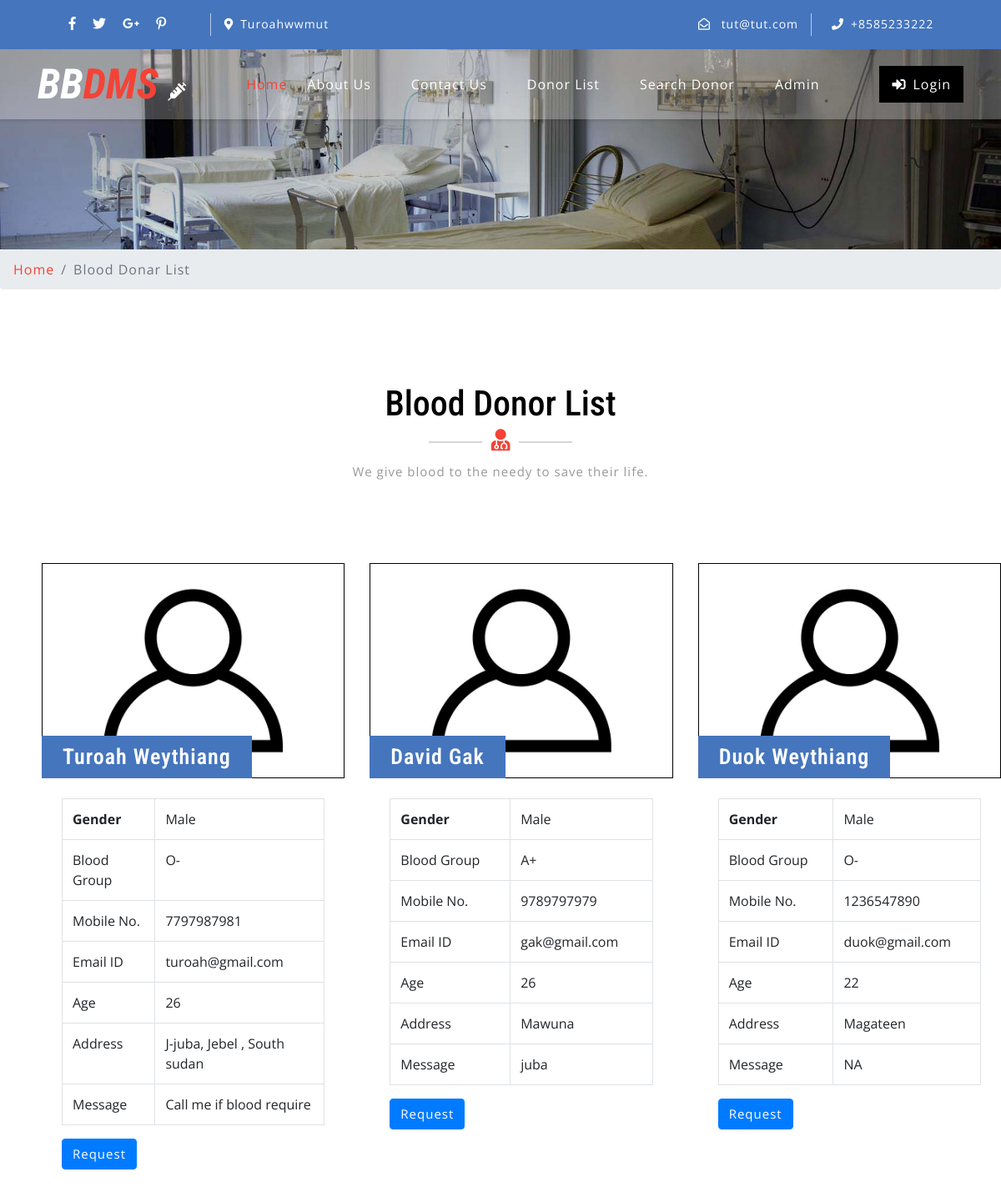
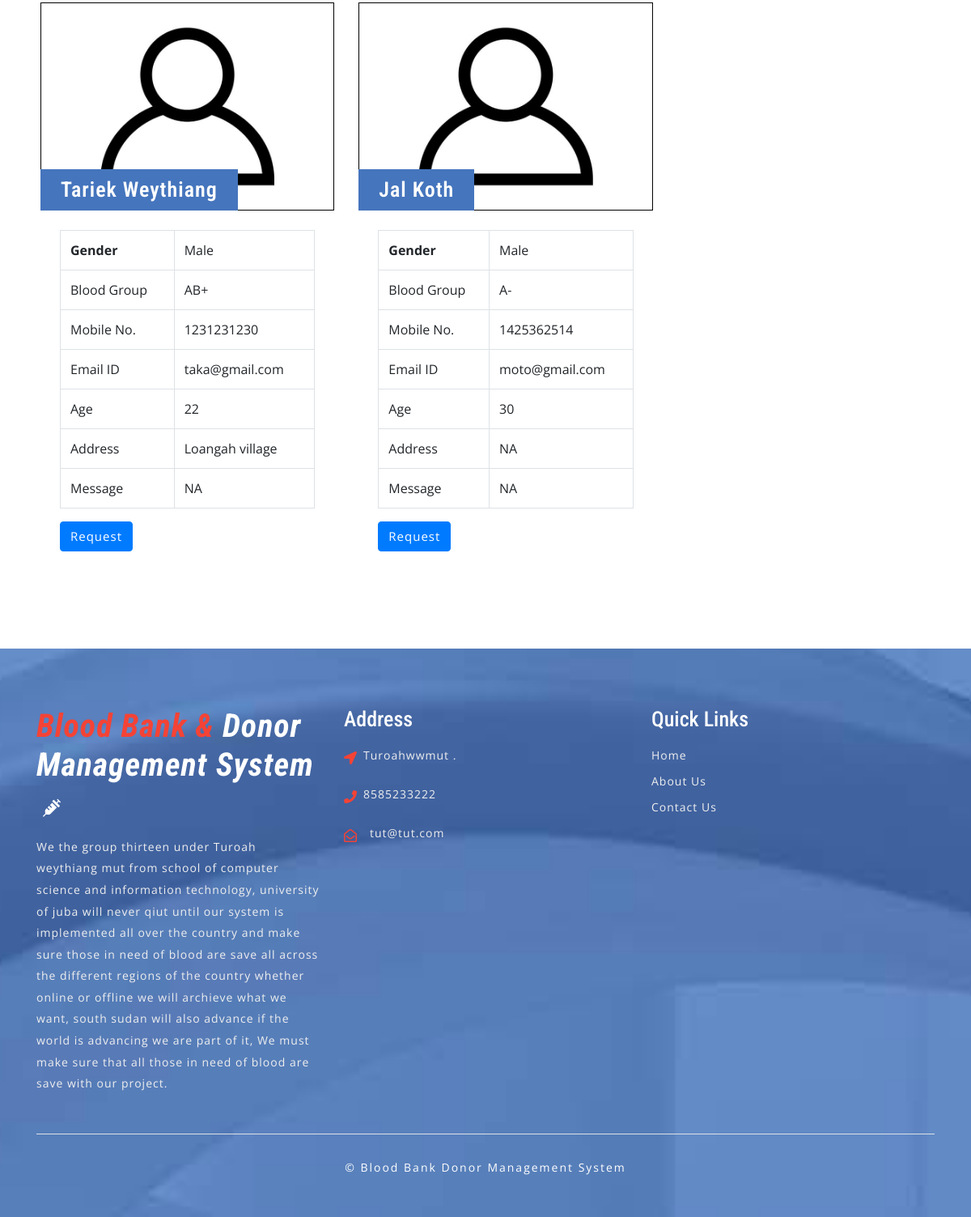
The app's page /bbdms/donor-list.php with its own data (2 pictures, top to bottom).
### tables this page shows
CREATE TABLE `tblcontactusinfo` (
  `id` int(11) NOT NULL,
  `Address` tinytext DEFAULT NULL,
  `EmailId` varchar(255) DEFAULT NULL,
  `ContactNo` char(11) DEFAULT NULL
);

CREATE TABLE `tblblooddonars` (
  `id` int(11) NOT NULL,
  `FullName` varchar(100) DEFAULT NULL,
  `MobileNumber` char(11) DEFAULT NULL,
  `EmailId` varchar(100) DEFAULT NULL,
  `Gender` varchar(20) DEFAULT NULL,
  `Age` int(11) DEFAULT NULL,
  `BloodGroup` varchar(20) DEFAULT NULL,
  `Address` varchar(255) DEFAULT NULL,
  `Message` mediumtext DEFAULT NULL,
  `PostingDate` timestamp NOT NULL DEFAULT current_timestamp(),
  `status` int(1) DEFAULT NULL,
  `Password` varchar(250) DEFAULT NULL
);

### bbdms/donor-list.php (the view, shortened to what this page needs)
<?php
include('includes/config.php');
?>
<!DOCTYPE html>
<html lang="zxx">
<head>
	<link rel="stylesheet" href="css/bootstrap.css">
	<link rel="stylesheet" href="css/style.css" type="text/css" media="all" />
	<link rel="stylesheet" href="css/fontawesome-all.css">
</head>
<body>
	<?php include('includes/header.php');?>
	<div class="inner-banner-w3ls">
	</div>
	<div class="breadcrumb-agile">
		<div aria-label="breadcrumb">
			<ol class="breadcrumb">
				<li class="breadcrumb-item">
					<a href="index.php">Home</a>
				</li>
				<li class="breadcrumb-item active" aria-current="page">Blood Donar List</li>
			</ol>
		</div>
	</div>
	<div class="agileits-contact py-5">
		<div class="py-xl-5 py-lg-3">
			<div class="w3ls-titles text-center mb-5">
				<h3 class="title">Blood Donor List</h3>
				<span>
					<i class="fas fa-user-md"></i>
				</span>
				<p class="mt-2">We give blood to the needy to save their life.</p>
			</div>
			<div class="d-flex">
				<div class="row package-grids mt-5" style="padding-left: 50px;">
				<?php
$status=1;
$sql = "SELECT * from tblblooddonars where status=:status";
$query = $dbh -> prepare($sql);
$query->bindParam(':status',$status,PDO::PARAM_STR);
$query->execute();
$results=$query->fetchAll(PDO::FETCH_OBJ);
if($query->rowCount() > 0)
{
foreach($results as $result)
{ ?>
				<div class="col-md-4 pricing">
					<div class="price-top">
							<img src="images/blood-donor.jpg" alt="Blood Donot" style="border:1px #000 solid" class="img-fluid" />
						<h3><?php echo htmlentities($result->FullName);?>
						</h3>
					</div>
					<div class="price-bottom p-4">
<table class="table table-bordered">
    <tbody>
      <tr>
        <th>Gender</th>
        <td><?php echo htmlentities($result->Gender);?></td>
      </tr>
      <tr>
        <td>Blood Group</td>
        <td><?php echo htmlentities($result->BloodGroup);?></td>
      </tr>
      <tr>
        <td>Mobile No.</td>
        <td><?php echo htmlentities($result->MobileNumber);?></td>
      </tr>
         <tr>
        <td>Email ID</td>
        <td><?php echo htmlentities($result->EmailId);?></td>
      </tr>
               <tr>
        <td>Age</td>
        <td><?php echo htmlentities($result->Age);?></td>
      </tr>
        <tr>
        <td>Address</td>
        <td><?php echo htmlentities($result->Address);?></td>
      </tr>
<tr>
        <td>Message</td>
        <td><?php echo htmlentities($result->Message);?></td>
      </tr>
    </tbody>
</table>
<a class="btn btn-primary" style="color:#fff"  href="contact-blood.php?cid=<?php echo $result->id;?>">Request</a>
					</div>
				</div><br>
			<?php }} ?>
			</div>
			</div>
		</div>
	</div>
	<?php include('includes/footer.php');?>
</body>
</html>

### bbdms/includes/header.php (shortened to what this page needs)
    <header>
        <div class="top-bar py-3">
            <div class="container">
                <div class="row">
                    <div class="col-lg-7 top-social-agile">
                        <div class="row">
                            <ul class="col-lg-4 col-6 top-right-info text-center">
                                <li>
                                    <a href="#">
                                        <i class="fab fa-facebook-f"></i>
                                    </a>
                                </li>
                                <li class="mx-3">
                                    <a href="#">
                                        <i class="fab fa-twitter"></i>
                                    </a>
                                </li>
                                <li>
                                    <a href="#">
                                        <i class="fab fa-google-plus-g"></i>
                                    </a>
                                </li>
                                <li class="ml-3">
                                    <a href="#">
                                        <i class="fab fa-pinterest-p"></i>
                                    </a>
                                </li>
                            </ul><?php
$sql = "SELECT * from tblcontactusinfo";
$query = $dbh -> prepare($sql);
$query->execute();
$results=$query->fetchAll(PDO::FETCH_OBJ);
if($query->rowCount() > 0)
{
foreach($results as $result)
{ ?>
                            <div class="col-6 header-top_w3layouts pl-3 text-lg-left text-center">
                                <p class="text-white">
                                    <i class="fas fa-map-marker-alt mr-2"></i><?php  echo $result->Address; ?></p>
                            </div>
                        </div>
                    </div>
                    <div class="col-lg-5 top-social-agile text-lg-right text-center">
                        <div class="row">
                            <div class="col-lg-7 col-6 top-w3layouts">
                                <p class="text-white">
                                    <i class="far fa-envelope-open mr-2"></i>
                                    <a href="mailto:info@example.com" class="text-white"><?php  echo $result->EmailId; ?></a>
                                </p>
                            </div>
                            <div class="col-lg-5 col-6 header-w3layouts pl-4 text-lg-left">
                                <p class="text-white">
                                    <i class="fas fa-phone mr-2"></i>+<?php  echo $result->ContactNo; ?></p>
                            </div>
                        </div><?php } } ?>
                    </div>
                </div>
            </div>
        </div>
    </header>
    <div id="home">
        <div class="main-top py-1">
            <nav class="navbar navbar-expand-lg navbar-light fixed-navi">
                <div class="container">
                    <h1>
                        <a class="navbar-brand font-weight-bold font-italic" href="index.php">
                            <span>BB</span>DMS
                            <i class="fas fa-syringe"></i>
                        </a>
                    </h1>
                    <div class="collapse navbar-collapse text-center" id="navbarSupportedContent">
                        <ul class="navbar-nav ml-lg-auto">
                            <li class="nav-item active mt-lg-0 mt-3">
                                <a class="nav-link" href="index.php">Home
                                </a>
                            </li>
                            <li class="nav-item mx-lg-4 my-lg-0 my-3">
                                <a class="nav-link" href="about.php">About Us</a>
                            </li>
                            <li class="nav-item mx-lg-4 my-lg-0 my-3">
                                <a class="nav-link" href="contact.php">Contact Us</a>
                            </li>
                            <li class="nav-item mx-lg-4 my-lg-0 my-3">
                                <a class="nav-link" href="donor-list.php">Donor List</a>
                            </li>
                            <li class="nav-item mx-lg-4 my-lg-0 my-3">
                                <a class="nav-link" href="search-donor.php">Search Donor</a>
                            </li>
                            <?php if (strlen($_SESSION['bbdmsdid']==0)) {?>
                            <li class="nav-item mx-lg-4 my-lg-0 my-3">
                                <a class="nav-link" href="admin/index.php">Admin</a>
                            </li>
                        </ul>
                        <a href="login.php" class="login-button ml-lg-5 mt-lg-0 mt-4 mb-lg-0 mb-3" >
                            <i class="fas fa-sign-in-alt mr-2"></i>Login</a><?php } ?>
                    </div>
                </div>
            </nav>
        </div>
    </div>

### bbdms/includes/footer.php (shortened to what this page needs)
<footer>
    <div class="w3ls-footer-grids pt-sm-4 pt-3">
      <div class="container py-xl-5 py-lg-3">
        <div class="row">
          <div class="col-md-4 w3l-footer">
            <h2 class="mb-sm-3 mb-2">
              <a href="index.php" class="text-white font-italic font-weight-bold">
                <span>Blood Bank & </span>Donor Management System
                <i class="fas fa-syringe ml-2"></i>
              </a>
            </h2>
            <p>We the group thirteen under Turoah weythiang mut from school of computer science and information technology, university of juba will never qiut until our system is implemented all over the country and make sure those in need of blood are save all across the different regions of the country whether online or offline we will archieve what we want,
          south sudan will also advance if the world is advancing we are part of it,
              We must make sure that all those in need of blood are save with our project.</p>
          </div>
          <div class="col-md-4 w3l-footer my-md-0 my-4">
            <h3 class="mb-sm-3 mb-2 text-white">Address</h3>
            <ul class="list-unstyled">
              <?php
$sql = "SELECT * from tblcontactusinfo";
$query = $dbh -> prepare($sql);
$query->execute();
$results=$query->fetchAll(PDO::FETCH_OBJ);
if($query->rowCount() > 0)
{
foreach($results as $result)
{ ?>
              <li>
                <i class="fas fa-location-arrow float-left"></i>
                <p class="ml-4">
                  <span><?php  echo $result->Address; ?>. </p>
                <div class="clearfix"></div>
              </li>
              <li class="my-3">
                <i class="fas fa-phone float-left"></i>
                <p class="ml-4"><?php  echo $result->ContactNo; ?></p>
                <div class="clearfix"></div>
              </li>
              <li>
                <i class="far fa-envelope-open float-left"></i>
                <a href="mailto:info@example.com" class="ml-3"><?php  echo $result->EmailId; ?></a>
                <div class="clearfix"></div>
              </li>
            <?php } } ?></ul>
          </div>
          <div class="col-md-4 w3l-footer">
            <h3 class="mb-sm-3 mb-2 text-white">Quick Links</h3>
            <div class="nav-w3-l">
              <ul class="list-unstyled">
                <li>
                  <a href="index.php">Home</a>
                </li>
                <li class="mt-2">
                  <a href="about.php">About Us</a>
                </li>
                <li class="mt-2">
                  <a href="contact.php">Contact Us</a>
                </li>
              </ul>
            </div>
          </div>
        </div>
        <div class="border-top mt-5 pt-lg-4 pt-3 pb-lg-0 pb-3 text-center">
          <p class="copy-right-grids mt-lg-1">©  Blood Bank Donor Management System
          </p>
        </div>
      </div>
    </div>
  </footer>

### bbdms/css/style.css (style rules this page uses)
body { padding: 0; margin: 0; background: #FFF; font-family: 'Open Sans', sans-serif; }
body a { transition: 0.5s all; -webkit-transition: 0.5s all; -moz-transition: 0.5s all; -o-transition: 0.5s all; -ms-transition: 0.5s all; text-decoration: none; }
h1, h2, h3, h4, h5, h6 { margin: 0; padding: 0; font-family: 'Roboto Condensed', sans-serif; }
p { margin: 0; padding: 0; font-family: 'Open Sans', sans-serif; font-size: 15px; letter-spacing: 1px; line-height: 1.9; color: #999; }
ul, ol { margin: 0; padding: 0; }
.top-bar { background: #4575bd; }
.top-right-info li i { color: #fff; transition: 0.5s all; -webkit-transition: 0.5s all; -moz-transition: 0.5s all; -o-transition: 0.5s all; -ms-transition: 0.5s all; }
.top-right-info li { display: inline-block; }
.header-top_w3layouts p, .header-w3layouts p, .top-w3layouts p { font-size: 14px; }
.header-top_w3layouts, .header-w3layouts { border-left: 1px solid rgba(255, 255, 255, 0.63); }
div#home { position: relative; }
.main-top { position: absolute; z-index: 999; width: 100%; background: rgba(255, 255, 255, 0.26); box-shadow: 0 2px 3px 0 rgba(0, 0, 0, 0.1); -webkit-transition: background-color .1s ease-in-out; -moz-transition: background-color .1s ease-in-out; -ms-transition: background-color .1s ease-in-out; -o-transition: background-color .1s ease-in-out; transition: background-color .1s ease-in-out; }
.navbar-light .navbar-nav .nav-link { padding: 0; color: #fff; background: transparent; font-size: 16px; letter-spacing: 1px; }
.navbar-light .navbar-nav .show>.nav-link, .navbar-light .navbar-nav .active>.nav-link, .navbar-light .navbar-nav .nav-link.show, .navbar-light .navbar-nav .nav-link.active, .navbar-light .navbar-nav .nav-link:hover, .navbar-light .navbar-nav .nav-link:focus { color: #f44336; }
nav.fixed-navi ul { list-style: none; margin: 0; padding: 0; }
nav.fixed-navi ul li { float: left; }
a.navbar-brand { color: #f44336; font-size: 50px; padding: 0; }
.navbar-light .navbar-brand, .navbar-light .navbar-brand:hover, .navbar-light .navbar-brand:focus, .w3l-footer h2 a span { color: #f44336; }
a.navbar-brand span { color: #fff; }
a.navbar-brand i, .w3l-footer h2 a i { color: #fff; font-size: 22px; }
a.login-button { color: #fff; letter-spacing: 1px; font-size: 16px; padding: 10px 15px; background: #000; display: inline-block; }
h3.title { color: #000; font-size: 42px; }
.w3ls-titles span { position: relative; }
.w3ls-titles span:before { content: " "; background: #d6d6d6; width: 64px; height: 2px; position: absolute; top: 9px; left: -75px; }
.w3ls-titles span:after { content: " "; background: #d6d6d6; width: 64px; height: 2px; position: absolute; top: 9px; right: -75px; }
.w3ls-titles i { color: #f44336; font-size: 26px; margin-top: 5px; }
.pricing { -webkit-transition: all 0.5s; -moz-transition: all 0.5s; -o-transition: all 0.5s; -ms-transition: all 0.5s; transition: all 0.5s; }
.price-top { position: relative; }
.price-top h3 { font-size: 26px; color: #fff; position: absolute; background: #4575bd; padding: 10px 25px; bottom: 0; letter-spacing: 1px; text-align: center; font-weight: 600; }
.price-bottom { background: #fff; }
.price-bottom a { color: #999; letter-spacing: 1px; font-size: 15px; }
footer { background: url(../images/bg3.jpg) no-repeat center fixed; background-size: cover; -webkit-background-size: cover; -moz-background-size: cover; -o-background-size: cover; -moz-background-size: cover; }
.w3l-footer h2 a { font-size: 40px; letter-spacing: 1px; }
.w3l-footer h3 { font-size: 26px; }
.w3l-footer p, .w3l-footer p a, .w3l-footer ul li a { font-size: 14px; color: #efefef; letter-spacing: 1px; }
.w3l-footer ul li i { color: #f44336; line-height: 2; }
p.copy-right-grids { font-size: 14px; color: #fff; letter-spacing: 2px; }
.inner-banner-w3ls { background: url(../images/banner3.jpg) no-repeat center; background-size: cover; -webkit-background-size: cover; -moz-background-size: cover; -o-background-size: cover; -moz-background-size: cover; height: 20vw; }
.breadcrumb li a { color: #f44336; }
.breadcrumb li { letter-spacing: 1px; color: #000; }

### records on screen
tblcontactusinfo: Address "Turoahwwmut", EmailId "tut@tut.com", ContactNo "8585233222"
tblblooddonars: FullName "Turoah Weythiang", Gender "Male", BloodGroup "O-", MobileNumber "7797987981", EmailId "turoah@gmail.com", Age "26", Address "J-juba, Jebel , South sudan", Message "Call me if blood require"
tblblooddonars: FullName "David Gak", Gender "Male", BloodGroup "A+", MobileNumber "9789797979", EmailId "gak@gmail.com", Age "26", Address "Mawuna", Message "juba"
tblblooddonars: FullName "Duok Weythiang", Gender "Male", BloodGroup "O-", MobileNumber "1236547890", EmailId "duok@gmail.com", Age "22", Address "Magateen", Message "NA"
tblblooddonars: FullName "Tariek Weythiang", Gender "Male", BloodGroup "AB+", MobileNumber "1231231230", EmailId "taka@gmail.com", Age "22", Address "Loangah village", Message "NA"
tblblooddonars: FullName "Jal Koth", Gender "Male", BloodGroup "A-", MobileNumber "1425362514", EmailId "moto@gmail.com", Age "30", Address "NA", Message "NA"
